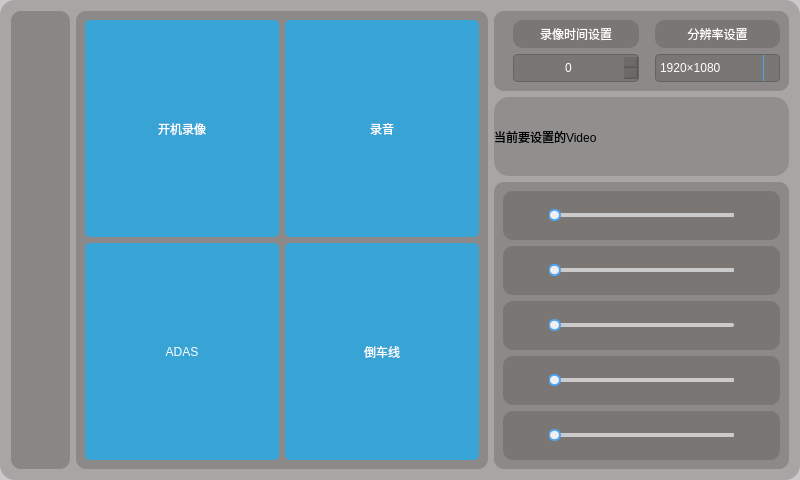
<?xml version="1.0" encoding="UTF-8"?>
<ui version="4.0">
 <class>SetFirst</class>
 <widget class="QDialog" name="SetFirst">
  <property name="geometry">
   <rect>
    <x>0</x>
    <y>0</y>
    <width>800</width>
    <height>480</height>
   </rect>
  </property>
  <property name="windowTitle">
   <string>Dialog</string>
  </property>
  <property name="styleSheet">
   <string notr="true">background-color:rgb(104, 98, 98,90);
border-radius:15px;
</string>
  </property>
  <layout class="QGridLayout" name="gridLayout_10" columnstretch="1,7,5">
   <item row="0" column="0" rowspan="3">
    <widget class="QWidget" name="widget_4" native="true">
     <property name="styleSheet">
      <string notr="true">background-color:rgb(86, 76, 75,90);
border-radius:10px;</string>
     </property>
     <layout class="QGridLayout" name="gridLayout">
      <item row="0" column="0">
       <layout class="QHBoxLayout" name="horizontalLayout_4" stretch="2">
        <item>
         <layout class="QVBoxLayout" name="verticalLayout" stretch="1,0,3,2,1">
          <property name="spacing">
           <number>0</number>
          </property>
          <item>
           <spacer name="verticalSpacer_2">
            <property name="orientation">
             <enum>Qt::Vertical</enum>
            </property>
            <property name="sizeHint" stdset="0">
             <size>
              <width>20</width>
              <height>18</height>
             </size>
            </property>
           </spacer>
          </item>
          <item>
           <widget class="QPushButton" name="settingsButton">
            <property name="minimumSize">
             <size>
              <width>41</width>
              <height>41</height>
             </size>
            </property>
            <property name="maximumSize">
             <size>
              <width>41</width>
              <height>41</height>
             </size>
            </property>
            <property name="focusPolicy">
             <enum>Qt::NoFocus</enum>
            </property>
            <property name="styleSheet">
             <string notr="true">border-image:url(:/icon/settings.png);
background-color:rgb(255,255,255,0);</string>
            </property>
            <property name="text">
             <string/>
            </property>
           </widget>
          </item>
          <item>
           <spacer name="verticalSpacer">
            <property name="orientation">
             <enum>Qt::Vertical</enum>
            </property>
            <property name="sizeHint" stdset="0">
             <size>
              <width>20</width>
              <height>268</height>
             </size>
            </property>
           </spacer>
          </item>
          <item>
           <widget class="QPushButton" name="returnButton">
            <property name="minimumSize">
             <size>
              <width>41</width>
              <height>41</height>
             </size>
            </property>
            <property name="maximumSize">
             <size>
              <width>41</width>
              <height>41</height>
             </size>
            </property>
            <property name="focusPolicy">
             <enum>Qt::NoFocus</enum>
            </property>
            <property name="styleSheet">
             <string notr="true">border-image:url(:/icon/Back.png);
background-color:rgb(255,255,255,0);s</string>
            </property>
            <property name="text">
             <string/>
            </property>
           </widget>
          </item>
          <item>
           <spacer name="verticalSpacer_3">
            <property name="orientation">
             <enum>Qt::Vertical</enum>
            </property>
            <property name="sizeHint" stdset="0">
             <size>
              <width>20</width>
              <height>18</height>
             </size>
            </property>
           </spacer>
          </item>
         </layout>
        </item>
       </layout>
      </item>
     </layout>
    </widget>
   </item>
   <item row="0" column="1" rowspan="3">
    <widget class="QWidget" name="widget" native="true">
     <property name="styleSheet">
      <string notr="true">background-color:rgb(86, 76, 75,80);
border-radius:10px;</string>
     </property>
     <layout class="QGridLayout" name="gridLayout_2">
      <item row="1" column="0">
       <widget class="QPushButton" name="ADASButton">
        <property name="minimumSize">
         <size>
          <width>0</width>
          <height>0</height>
         </size>
        </property>
        <property name="maximumSize">
         <size>
          <width>16000</width>
          <height>16000</height>
         </size>
        </property>
        <property name="focusPolicy">
         <enum>Qt::NoFocus</enum>
        </property>
        <property name="styleSheet">
         <string notr="true">background-color:#38a4d6;
font: 12pt &quot;宋体&quot;;
border-radius:5px;
  color:rgb(255,255,255);</string>
        </property>
        <property name="text">
         <string>ADAS</string>
        </property>
       </widget>
      </item>
      <item row="0" column="1">
       <widget class="QPushButton" name="audioButton">
        <property name="minimumSize">
         <size>
          <width>0</width>
          <height>0</height>
         </size>
        </property>
        <property name="maximumSize">
         <size>
          <width>16000</width>
          <height>16000</height>
         </size>
        </property>
        <property name="focusPolicy">
         <enum>Qt::NoFocus</enum>
        </property>
        <property name="styleSheet">
         <string notr="true">background-color:#38a4d6;
font: 75 12pt &quot;Aharoni&quot;;
border-radius:5px;
  color:rgb(255,255,255);</string>
        </property>
        <property name="text">
         <string>录音</string>
        </property>
       </widget>
      </item>
      <item row="0" column="0">
       <widget class="QPushButton" name="movieButton">
        <property name="sizePolicy">
         <sizepolicy hsizetype="Preferred" vsizetype="Preferred">
          <horstretch>0</horstretch>
          <verstretch>0</verstretch>
         </sizepolicy>
        </property>
        <property name="minimumSize">
         <size>
          <width>0</width>
          <height>0</height>
         </size>
        </property>
        <property name="maximumSize">
         <size>
          <width>160000</width>
          <height>160000</height>
         </size>
        </property>
        <property name="focusPolicy">
         <enum>Qt::NoFocus</enum>
        </property>
        <property name="styleSheet">
         <string notr="true">background-color:#38a4d6;
font: 12pt &quot;宋体&quot;;
border-radius:5px;
color:rgb(255,255,255);
</string>
        </property>
        <property name="text">
         <string>开机录像</string>
        </property>
       </widget>
      </item>
      <item row="1" column="1">
       <widget class="QPushButton" name="reverseButton">
        <property name="minimumSize">
         <size>
          <width>0</width>
          <height>0</height>
         </size>
        </property>
        <property name="maximumSize">
         <size>
          <width>16000</width>
          <height>16000</height>
         </size>
        </property>
        <property name="focusPolicy">
         <enum>Qt::NoFocus</enum>
        </property>
        <property name="styleSheet">
         <string notr="true">background-color:#38a4d6;
font: 75 12pt &quot;Aharoni&quot;;
border-radius:5px;
  color:rgb(255,255,255);</string>
        </property>
        <property name="text">
         <string>倒车线</string>
        </property>
       </widget>
      </item>
     </layout>
    </widget>
   </item>
   <item row="0" column="2">
    <widget class="QWidget" name="widget_2" native="true">
     <property name="styleSheet">
      <string notr="true">background-color:rgb(81,78,72,80);
border-radius:10px;
</string>
     </property>
     <layout class="QGridLayout" name="gridLayout_3">
      <item row="1" column="0">
       <layout class="QVBoxLayout" name="verticalLayout_2">
        <property name="leftMargin">
         <number>10</number>
        </property>
        <item>
         <widget class="QLabel" name="label">
          <property name="minimumSize">
           <size>
            <width>0</width>
            <height>0</height>
           </size>
          </property>
          <property name="maximumSize">
           <size>
            <width>151</width>
            <height>31</height>
           </size>
          </property>
          <property name="styleSheet">
           <string notr="true">color:#ffffff;
font: 75 11pt &quot;Aharoni&quot;;</string>
          </property>
          <property name="text">
           <string>录像时间设置</string>
          </property>
          <property name="alignment">
           <set>Qt::AlignCenter</set>
          </property>
         </widget>
        </item>
        <item>
         <widget class="QSpinBox" name="movieTimeSetting">
          <property name="minimumSize">
           <size>
            <width>0</width>
            <height>0</height>
           </size>
          </property>
          <property name="maximumSize">
           <size>
            <width>141</width>
            <height>41</height>
           </size>
          </property>
          <property name="styleSheet">
           <string notr="true">QSpinBox::up-button {subcontrol-origin:border;subcontrol-position:right;image: url(:/icon/right_arrow.png);width: 17px;height: 32px;}
QSpinBox::down-button:pressed{subcontrol-position:left;image: url(:/icon/left_arrow.png);width: 17px;height: 32px;}
QSpinBox::down-button {subcontrol-origin:border;subcontrol-position:left;border-image: url(:/icon/left_arrow.png);width: 17px;height: 32px;}
QSpinBox::down-button:enabled:hover {background: rgb(255, 255, 255, 30);}
QSpinBox::up-button:enabled:hover {background: rgb(255, 255, 255, 30);}
QSpinBox::up-button:pressed{subcontrol-origin:border;subcontrol-position:right;image: url(:/icon/right_arrow.png); width: 17px;height: 32px;}

QSpinBox{border: 1px solid rgb(100, 100, 100);text-align: center; border-radius: 4px;color:rgb(255,255,255);}
  
</string>
          </property>
          <property name="alignment">
           <set>Qt::AlignCenter</set>
          </property>
         </widget>
        </item>
       </layout>
      </item>
      <item row="1" column="1">
       <layout class="QVBoxLayout" name="verticalLayout_3">
        <property name="leftMargin">
         <number>10</number>
        </property>
        <item>
         <widget class="QLabel" name="label_2">
          <property name="minimumSize">
           <size>
            <width>0</width>
            <height>0</height>
           </size>
          </property>
          <property name="maximumSize">
           <size>
            <width>141</width>
            <height>31</height>
           </size>
          </property>
          <property name="styleSheet">
           <string notr="true">font: 75 11pt &quot;Aharoni&quot;;
color:#ffffff;

</string>
          </property>
          <property name="text">
           <string>分辨率设置</string>
          </property>
          <property name="alignment">
           <set>Qt::AlignCenter</set>
          </property>
         </widget>
        </item>
        <item>
         <widget class="QComboBox" name="comboBox">
          <property name="minimumSize">
           <size>
            <width>0</width>
            <height>0</height>
           </size>
          </property>
          <property name="maximumSize">
           <size>
            <width>151</width>
            <height>41</height>
           </size>
          </property>
          <property name="styleSheet">
           <string notr="true">QComboBox::drop-down {
	subcontrol-origin: padding;
	subcontrol-position: top right;
	width: 15px; 
	border-left-width: 1px;
	border-left-style: solid;
	border-top-right-radius: 3px;
	border-bottom-right-radius: 3px;
	border-left-color: #50A3F0;
}

QComboBox::down-arrow {
	border-image: url(:/icon/arrowdown.png); 
}
QComboBox{border: 1px solid rgb(100, 100, 100);text-align: center;text-color:rgb(255,255,255); border-radius: 4px; color:rgb(255,255,255);}

 </string>
          </property>
          <item>
           <property name="text">
            <string>1920×1080</string>
           </property>
          </item>
          <item>
           <property name="text">
            <string>1280×720</string>
           </property>
          </item>
         </widget>
        </item>
       </layout>
      </item>
     </layout>
    </widget>
   </item>
   <item row="2" column="2">
    <widget class="QWidget" name="widget_3" native="true">
     <property name="styleSheet">
      <string notr="true">background-color:rgb(81,78,72,80);
border-radius:10px;</string>
     </property>
     <layout class="QGridLayout" name="gridLayout_9">
      <item row="0" column="0">
       <widget class="QWidget" name="widget_5" native="true">
        <layout class="QGridLayout" name="gridLayout_4" columnstretch="1,4,1">
         <item row="0" column="0">
          <widget class="QPushButton" name="voiceButton">
           <property name="enabled">
            <bool>true</bool>
           </property>
           <property name="minimumSize">
            <size>
             <width>31</width>
             <height>31</height>
            </size>
           </property>
           <property name="maximumSize">
            <size>
             <width>31</width>
             <height>31</height>
            </size>
           </property>
           <property name="focusPolicy">
            <enum>Qt::NoFocus</enum>
           </property>
           <property name="styleSheet">
            <string notr="true">border-image:url(:/icon/sound.png);

background-color:rgb(255,255,255,0);

</string>
           </property>
           <property name="text">
            <string/>
           </property>
          </widget>
         </item>
         <item row="0" column="1">
          <widget class="QSlider" name="voiceSlider">
           <property name="focusPolicy">
            <enum>Qt::NoFocus</enum>
           </property>
           <property name="styleSheet">
            <string notr="true">QSlider::groove:horizontal { 
	background: #cbcbcb; 
	height: 6px; 
	border-radius: 1px; 
	padding-left:-1px;
	padding-right:-1px;
	padding-top:-1px;
	padding-bottom:-1px;
}

QSlider::add-page:horizontal {
	background: #cbcbcb;
	border-radius: 2px;
}
QSlider::sub-page:horizontal
{
	background: qlineargradient(x1:0, y1:0, x2:0,y2:1,stop:0 #439cf4, stop:1 #439cf4);
 	background: qlineargradient(x1: 0, y1: 0.2, x2: 1, y2: 1,stop: 0 #439cf4, stop: 1 #439cf4);
    width: 10px;
	border-radius: 2px;
}
QSlider::handle:horizontal {
	width: 13px; 
	margin-top: -3px; 
	margin-bottom: -3px; 
	border-radius: 6px;
	background: qradialgradient(spread:pad, cx:0.5, cy:0.5, radius:0.5, fx:0.5, fy:0.5,stop:0.6 #F0F0F0, stop:0.778409 #50A3F0);
}
QSlider{
background-color:rgb(255,255,255,0);
}
</string>
           </property>
           <property name="orientation">
            <enum>Qt::Horizontal</enum>
           </property>
          </widget>
         </item>
         <item row="0" column="2">
          <widget class="QLabel" name="voiceLabel">
           <property name="minimumSize">
            <size>
             <width>0</width>
             <height>0</height>
            </size>
           </property>
           <property name="maximumSize">
            <size>
             <width>31</width>
             <height>31</height>
            </size>
           </property>
           <property name="styleSheet">
            <string notr="true">  color:rgb(255,255,255);
background-color:rgb(255,255,255,0);</string>
           </property>
           <property name="text">
            <string/>
           </property>
           <property name="alignment">
            <set>Qt::AlignCenter</set>
           </property>
          </widget>
         </item>
        </layout>
       </widget>
      </item>
      <item row="1" column="0">
       <widget class="QWidget" name="widget_6" native="true">
        <layout class="QGridLayout" name="gridLayout_5" columnstretch="1,4,1">
         <item row="0" column="0">
          <widget class="QPushButton" name="lightButton">
           <property name="enabled">
            <bool>false</bool>
           </property>
           <property name="minimumSize">
            <size>
             <width>31</width>
             <height>31</height>
            </size>
           </property>
           <property name="maximumSize">
            <size>
             <width>31</width>
             <height>31</height>
            </size>
           </property>
           <property name="styleSheet">
            <string notr="true">border-image:url(:/icon/brightness.png);
background-color:rgb(255,255,255,0);</string>
           </property>
           <property name="text">
            <string/>
           </property>
          </widget>
         </item>
         <item row="0" column="2">
          <widget class="QLabel" name="lightLabel">
           <property name="minimumSize">
            <size>
             <width>0</width>
             <height>0</height>
            </size>
           </property>
           <property name="maximumSize">
            <size>
             <width>31</width>
             <height>31</height>
            </size>
           </property>
           <property name="styleSheet">
            <string notr="true">  color:rgb(255,255,255);
background-color:rgb(255,255,255,0);</string>
           </property>
           <property name="text">
            <string/>
           </property>
           <property name="alignment">
            <set>Qt::AlignCenter</set>
           </property>
          </widget>
         </item>
         <item row="0" column="1">
          <widget class="QSlider" name="lightSlider">
           <property name="focusPolicy">
            <enum>Qt::NoFocus</enum>
           </property>
           <property name="styleSheet">
            <string notr="true">QSlider::groove:horizontal { 
	background: #cbcbcb; 
	height: 6px; 
	border-radius: 1px; 
	padding-left:-1px;
	padding-right:-1px;
	padding-top:-1px;
	padding-bottom:-1px;
}

QSlider::add-page:horizontal {
	background: #cbcbcb;
	border-radius: 2px;
}
QSlider::sub-page:horizontal
{
	background: qlineargradient(x1:0, y1:0, x2:0,y2:1,stop:0 #439cf4, stop:1 #439cf4);
 	background: qlineargradient(x1: 0, y1: 0.2, x2: 1, y2: 1,stop: 0 #439cf4, stop: 1 #439cf4);
    width: 10px;
	border-radius: 2px;
}
QSlider::handle:horizontal {
	width: 13px; 
	margin-top: -3px; 
	margin-bottom: -3px; 
	border-radius: 6px;
	background: qradialgradient(spread:pad, cx:0.5, cy:0.5, radius:0.5, fx:0.5, fy:0.5,stop:0.6 #F0F0F0, stop:0.778409 #50A3F0);
}

QSlider{
background-color:rgb(255,255,255,0);
}
</string>
           </property>
           <property name="orientation">
            <enum>Qt::Horizontal</enum>
           </property>
          </widget>
         </item>
        </layout>
       </widget>
      </item>
      <item row="2" column="0">
       <widget class="QWidget" name="widget_7" native="true">
        <layout class="QGridLayout" name="gridLayout_6" columnstretch="1,4,1">
         <item row="0" column="0">
          <widget class="QPushButton" name="ColorEffectButton">
           <property name="enabled">
            <bool>false</bool>
           </property>
           <property name="minimumSize">
            <size>
             <width>31</width>
             <height>31</height>
            </size>
           </property>
           <property name="maximumSize">
            <size>
             <width>31</width>
             <height>31</height>
            </size>
           </property>
           <property name="styleSheet">
            <string notr="true">border-image:url(:/icon/contrast.png);
background-color:rgb(255,255,255,0);</string>
           </property>
           <property name="text">
            <string/>
           </property>
          </widget>
         </item>
         <item row="0" column="1">
          <widget class="QSlider" name="ColorEffectSlider">
           <property name="focusPolicy">
            <enum>Qt::NoFocus</enum>
           </property>
           <property name="styleSheet">
            <string notr="true">QSlider::groove:horizontal { 
	background: rgb(255,255,255,0); 
	height: 6px; 
	border-radius: 1px; 
	padding-left:-1px;
	padding-right:-1px;
	padding-top:-1px;
	padding-bottom:-1px;
}

QSlider::add-page:horizontal {
	background: #cbcbcb;
	border-radius: 2px;
}
QSlider::sub-page:horizontal
{
	background: qlineargradient(x1:0, y1:0, x2:0,y2:1,stop:0 #439cf4, stop:1 #439cf4);
 	background: qlineargradient(x1: 0, y1: 0.2, x2: 1, y2: 1,stop: 0 #439cf4, stop: 1 #439cf4);
    width: 10px;
	border-radius: 2px;
}
QSlider::handle:horizontal {
	width: 13px; 
	margin-top: -3px; 
	margin-bottom: -3px; 
	border-radius: 6px;
	background: qradialgradient(spread:pad, cx:0.5, cy:0.5, radius:0.5, fx:0.5, fy:0.5,stop:0.6 #F0F0F0, stop:0.778409 #50A3F0);
}
QSlider{
background-color:rgb(255,255,255,0);
}

</string>
           </property>
           <property name="orientation">
            <enum>Qt::Horizontal</enum>
           </property>
          </widget>
         </item>
         <item row="0" column="2">
          <widget class="QLabel" name="ColorEffectLabel">
           <property name="minimumSize">
            <size>
             <width>0</width>
             <height>0</height>
            </size>
           </property>
           <property name="maximumSize">
            <size>
             <width>31</width>
             <height>31</height>
            </size>
           </property>
           <property name="styleSheet">
            <string notr="true">  color:rgb(255,255,255);
background-color:rgb(255,255,255,0);</string>
           </property>
           <property name="text">
            <string/>
           </property>
           <property name="alignment">
            <set>Qt::AlignCenter</set>
           </property>
          </widget>
         </item>
        </layout>
       </widget>
      </item>
      <item row="3" column="0">
       <widget class="QWidget" name="widget_8" native="true">
        <layout class="QGridLayout" name="gridLayout_7" columnstretch="1,4,1" columnminimumwidth="0,0,0">
         <item row="0" column="0">
          <widget class="QPushButton" name="ExposureCompensationButton">
           <property name="enabled">
            <bool>false</bool>
           </property>
           <property name="minimumSize">
            <size>
             <width>31</width>
             <height>31</height>
            </size>
           </property>
           <property name="maximumSize">
            <size>
             <width>31</width>
             <height>31</height>
            </size>
           </property>
           <property name="styleSheet">
            <string notr="true">image: url(:/icon/ExposureCompensation.png);
background-color:rgb(255,255,255,0);</string>
           </property>
           <property name="text">
            <string/>
           </property>
          </widget>
         </item>
         <item row="0" column="1">
          <widget class="QSlider" name="ExposureCompensationSlider">
           <property name="focusPolicy">
            <enum>Qt::NoFocus</enum>
           </property>
           <property name="styleSheet">
            <string notr="true">QSlider::groove:horizontal { 
	background: #cbcbcb; 
	height: 6px; 
	border-radius: 1px; 
	padding-left:-1px;
	padding-right:-1px;
	padding-top:-1px;
	padding-bottom:-1px;
}

QSlider::add-page:horizontal {
	background: #cbcbcb;
	border-radius: 2px;
}
QSlider::sub-page:horizontal
{
	background: qlineargradient(x1:0, y1:0, x2:0,y2:1,stop:0 #439cf4, stop:1 #439cf4);
 	background: qlineargradient(x1: 0, y1: 0.2, x2: 1, y2: 1,stop: 0 #439cf4, stop: 1 #439cf4);
    width: 10px;
	border-radius: 2px;
}
QSlider::handle:horizontal {
	width: 13px; 
	margin-top: -3px; 
	margin-bottom: -3px; 
	border-radius: 6px;
	background: qradialgradient(spread:pad, cx:0.5, cy:0.5, radius:0.5, fx:0.5, fy:0.5,stop:0.6 #F0F0F0, stop:0.778409 #50A3F0);
}

QSlider{
background-color:rgb(255,255,255,0);
}
</string>
           </property>
           <property name="orientation">
            <enum>Qt::Horizontal</enum>
           </property>
          </widget>
         </item>
         <item row="0" column="2">
          <widget class="QLabel" name="ExposureCompensationLabel">
           <property name="minimumSize">
            <size>
             <width>0</width>
             <height>0</height>
            </size>
           </property>
           <property name="maximumSize">
            <size>
             <width>31</width>
             <height>31</height>
            </size>
           </property>
           <property name="styleSheet">
            <string notr="true">  color:rgb(255,255,255);
background-color:rgb(255,255,255,0);</string>
           </property>
           <property name="text">
            <string/>
           </property>
           <property name="alignment">
            <set>Qt::AlignCenter</set>
           </property>
          </widget>
         </item>
        </layout>
       </widget>
      </item>
      <item row="4" column="0">
       <widget class="QWidget" name="widget_9" native="true">
        <property name="styleSheet">
         <string notr="true"/>
        </property>
        <layout class="QGridLayout" name="gridLayout_8" columnstretch="1,4,1">
         <item row="0" column="0">
          <widget class="QPushButton" name="whiteBalanceButton">
           <property name="enabled">
            <bool>false</bool>
           </property>
           <property name="minimumSize">
            <size>
             <width>31</width>
             <height>31</height>
            </size>
           </property>
           <property name="maximumSize">
            <size>
             <width>31</width>
             <height>31</height>
            </size>
           </property>
           <property name="styleSheet">
            <string notr="true">image: url(:/icon/whiteBalance.png);
background-color:rgb(255,255,255,0);</string>
           </property>
           <property name="text">
            <string/>
           </property>
          </widget>
         </item>
         <item row="0" column="1">
          <widget class="QSlider" name="whiteBalanceSlider">
           <property name="focusPolicy">
            <enum>Qt::NoFocus</enum>
           </property>
           <property name="styleSheet">
            <string notr="true">QSlider::groove:horizontal { 
	background: #cbcbcb; 
	height: 6px; 
	border-radius: 1px; 
	padding-left:-1px;
	padding-right:-1px;
	padding-top:-1px;
	padding-bottom:-1px;
}

QSlider::add-page:horizontal {
	background: #cbcbcb;
	border-radius: 2px;
}
QSlider::sub-page:horizontal
{
	background: qlineargradient(x1:0, y1:0, x2:0,y2:1,stop:0 #439cf4, stop:1 #439cf4);
 	background: qlineargradient(x1: 0, y1: 0.2, x2: 1, y2: 1,stop: 0 #439cf4, stop: 1 #439cf4);
    width: 10px;
	border-radius: 2px;
}
QSlider::handle:horizontal {
	width: 13px; 
	margin-top: -3px; 
	margin-bottom: -3px; 
	border-radius: 6px;
	background: qradialgradient(spread:pad, cx:0.5, cy:0.5, radius:0.5, fx:0.5, fy:0.5,stop:0.6 #F0F0F0, stop:0.778409 #50A3F0);
}

QSlider{
background-color:rgb(255,255,255,0);
}
</string>
           </property>
           <property name="orientation">
            <enum>Qt::Horizontal</enum>
           </property>
          </widget>
         </item>
         <item row="0" column="2">
          <widget class="QLabel" name="whiteBalanceLabel">
           <property name="minimumSize">
            <size>
             <width>0</width>
             <height>0</height>
            </size>
           </property>
           <property name="maximumSize">
            <size>
             <width>31</width>
             <height>31</height>
            </size>
           </property>
           <property name="styleSheet">
            <string notr="true">  color:rgb(255,255,255);
background-color:rgb(255,255,255,0);</string>
           </property>
           <property name="text">
            <string/>
           </property>
           <property name="alignment">
            <set>Qt::AlignCenter</set>
           </property>
          </widget>
         </item>
        </layout>
       </widget>
      </item>
     </layout>
    </widget>
   </item>
   <item row="1" column="2">
    <widget class="QLabel" name="DisInfoLabel">
     <property name="text">
      <string>当前要设置的Video</string>
     </property>
    </widget>
   </item>
  </layout>
  <zorder>widget_4</zorder>
  <zorder>widget_3</zorder>
  <zorder>widget</zorder>
  <zorder>widget_2</zorder>
  <zorder>DisInfoLabel</zorder>
 </widget>
 <resources/>
 <connections/>
</ui>
